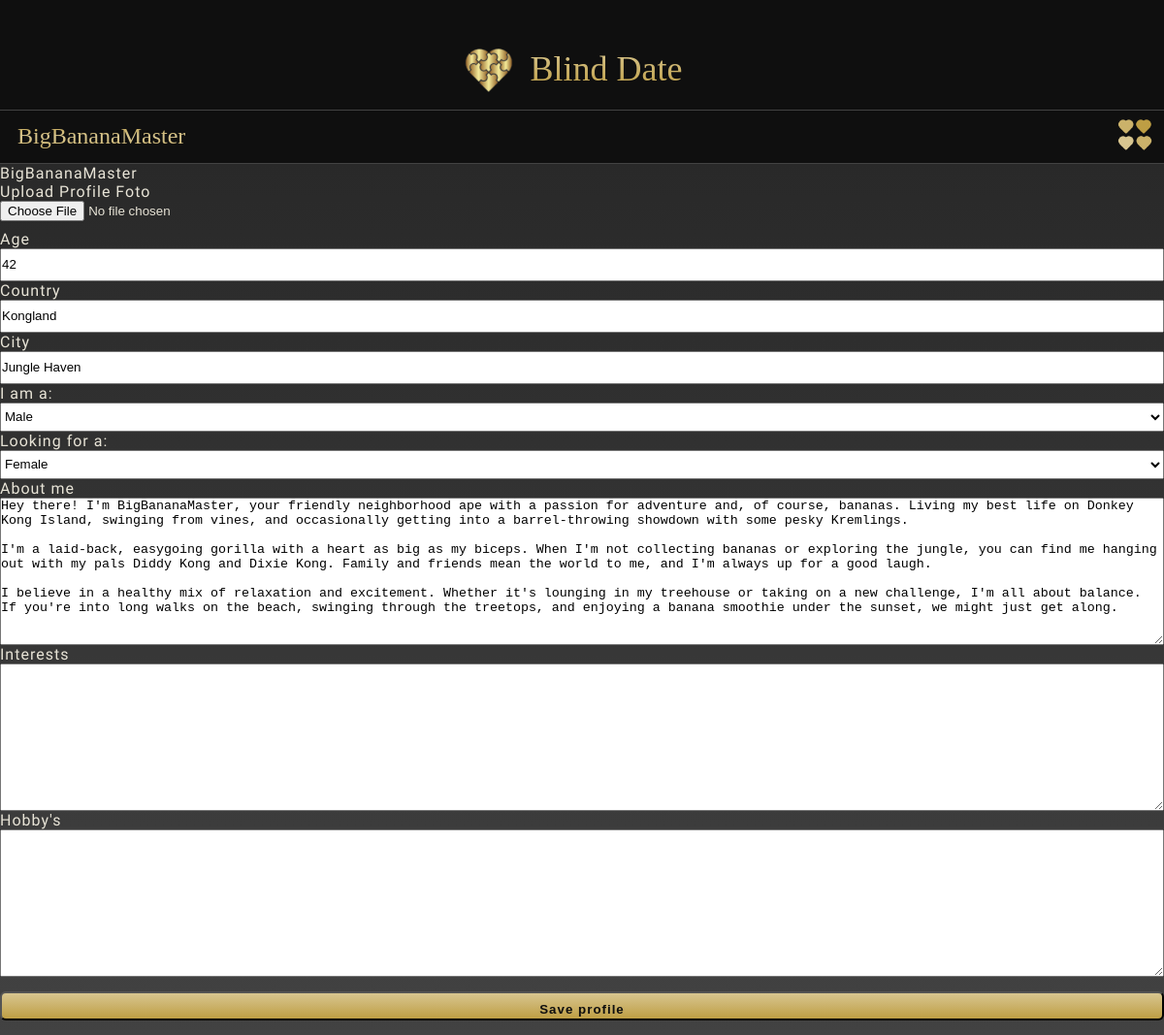
Before: /edit_profile/5 (signed in) with the older database file.
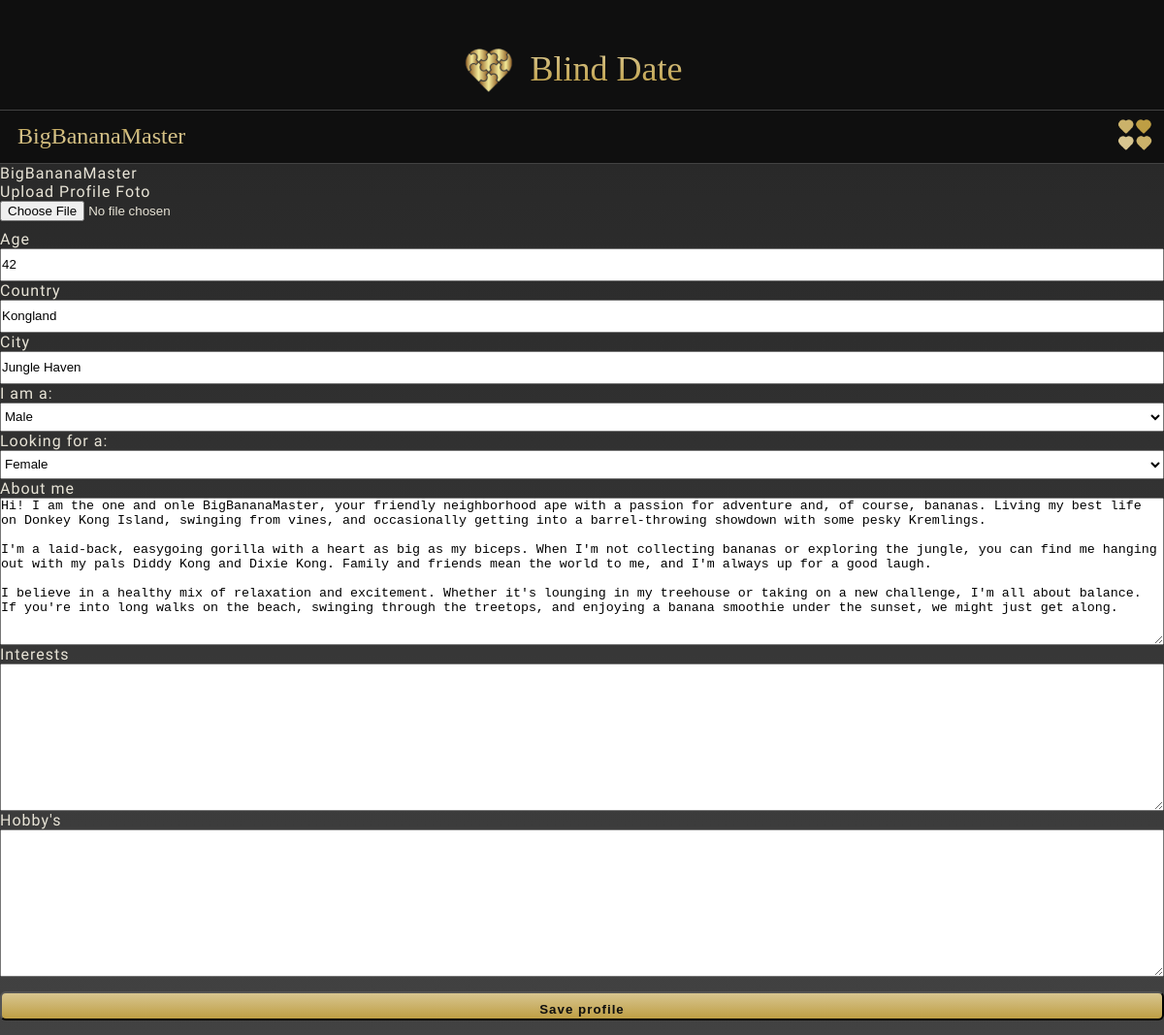
After: the same page with the newer database file.
### blinddate/models.py (models this page shows, shortened)
class Profile(models.Model):
    GENDER_CHOICES = [
        ('male', 'Male'),
        ('female', 'Female'),
        ('non_binary', 'Non-Binary'),
        ('all', 'All')
    ]
    profile_owner = models.ForeignKey(User, on_delete=models.CASCADE, related_name="userprofile")
    date = models.DateTimeField(auto_now_add=True)
    age = models.PositiveIntegerField(validators=[
            MinValueValidator(0, message="Age must be at least 0."),
            MaxValueValidator(99, message="Age must be at most 99."),
        ])
    country = models.CharField(max_length=50)
    city = models.CharField(max_length=50)
    gender = models.CharField(max_length=10, choices=GENDER_CHOICES)
    looking_for_gender = models.CharField(max_length=10, choices=GENDER_CHOICES)
    about_me = models.TextField(max_length=1500)
    interests = models.TextField(max_length=150, blank=True, null=True)
    hobbys = models.TextField(max_length=150, blank=True, null=True)
    user_foto = models.ImageField(upload_to="blinddate/static/media/profileImages/", blank=True, null=True)

### blinddate/views.py (the view)
# urls.py: path("edit_profile/<int:user_id>", views.edit_profile, name="edit_profile"),
@login_required(login_url='login')
def edit_profile(request, user_id):
    user = User.objects.get(id=user_id)
    profile = get_object_or_404(Profile, profile_owner=user)
    if request.user != profile.profile_owner:
        return HttpResponseForbidden("You don't have permission to edit this profile.")
    user = User.objects.get(username=profile.profile_owner)
    if request.method == "POST":
        profile_form = ProfileForm(request.POST, request.FILES, instance=profile)
        if profile_form.is_valid():
            print(request.FILES)
            profile = profile_form.save(commit=False)
            profile.save()
            return redirect('profile', user_id=user_id)
        else:
            print(profile_form.errors)
    else:
        profile_form = ProfileForm(instance=profile)
    context = {
        "user" : user,
        "profile" : profile,
        "profile_form" : profile_form
    }
    return render(request, "editProfile.html", context)

### blinddate/forms.py
class ProfileForm(ModelForm):
    class Meta:
        model = Profile
        user_img = ImageField(widget=FileInput)
        exclude = ['clear']

### blinddate/templates/editProfile.html (shortened to what this page needs)
{% extends "layout.html" %}
{% load static %}
{% block main %}
    <div class="main-content">
        <div class="base-container edit-profile-page">
            <form method="POST" action="" class="text-color" enctype="multipart/form-data">
                {{user}}
                <label>Upload Profile Foto</label>
                <input type="file" id="img" name="user_foto" accept="image/*">
                <label>Age</label>
                {{profile_form.age}}
                <label>Country</label>
                {{profile_form.country}}
                <label>City</label>
                {{profile_form.city}}
                <label>I am a:</label>
                {{profile_form.gender}}
                <label>Looking for a:</label>
                {{profile_form.looking_for_gender}}
                <label>About me</label>
                {{profile_form.about_me}}
                <label>Interests</label>
                {{profile_form.interests}}
                <label>Hobby's</label>
                {{profile_form.hobbys}}
                <input type="submit" value="Save profile" class="btn-style">
            </form>
        </div>
    </div>
{% endblock %}

Changed rows visible on the page:
changed Profile "Kongland": about_me "Hey there! I'm BigBananaMaster, your friendly neighborhood…" → "Hi! I am the one and onle BigBananaMaster, your friendly neighborhood…"
